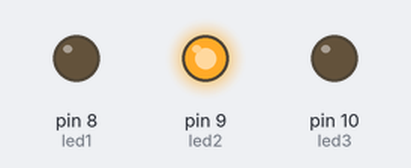
A sketch run on a simulated Arduino Uno, built with avr-gcc and run on an emulated ATmega328P. Parts: output pins drawn as LEDs (lit = HIGH).

Above: at 0.2 s.
At 3.0 s:
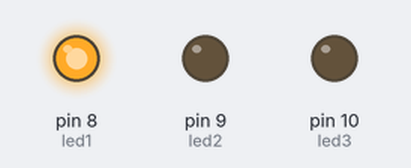
At 7.0 s:
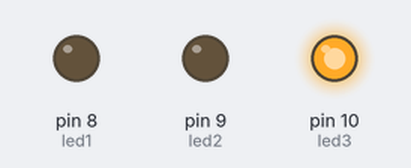
At 10.5 s:
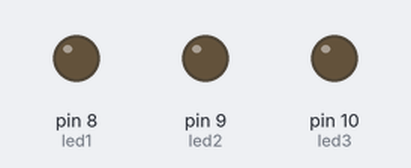
Timing chart, 0 to 12.4 s (numbered marks = the images above):
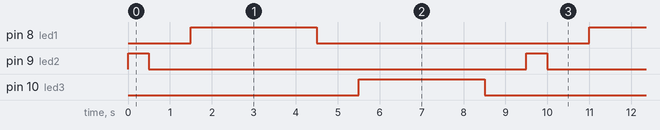

The sketch:

IOT7.ino
```cpp
  int led1=8;//red
  int led2=9;//yellow
  int led3=10;//green

  void setup() {
    pinMode(8,OUTPUT);
    pinMode(9,OUTPUT);
    pinMode(10,OUTPUT);


  }

void loop(){
   digitalWrite(led2,HIGH);
   delay(500);
   digitalWrite(led2,LOW);
   delay(1000);
   digitalWrite(led1,HIGH);
   delay(3000);
   digitalWrite(led1,LOW);
   delay(1000);
   digitalWrite(led3,HIGH);
   delay(3000);
   digitalWrite(led3,LOW);
   delay(1000);

}
```

Measured:
- by itself, pin 8 (led1), pin 10 (led3): alternates HIGH for 3.0 s and LOW for 6.5 s
- by itself, pin 9 (led2): alternates HIGH for 0.50 s and LOW for 9.0 s
- by itself, everything shown: repeats every 9.5 s, in 6 steps
